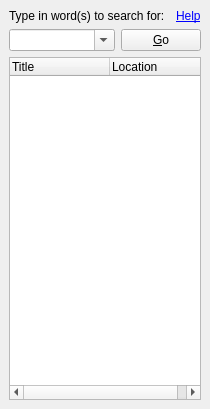
<ui version="4.0" >
 <class>TabSearch</class>
 <widget class="QWidget" name="TabSearch" >
  <property name="geometry" >
   <rect>
    <x>0</x>
    <y>0</y>
    <width>210</width>
    <height>409</height>
   </rect>
  </property>
  <property name="windowTitle" >
   <string>Form1</string>
  </property>
  <layout class="QVBoxLayout" >
   <property name="margin" >
    <number>9</number>
   </property>
   <property name="spacing" >
    <number>6</number>
   </property>
   <item>
    <layout class="QHBoxLayout" >
     <property name="margin" >
      <number>0</number>
     </property>
     <property name="spacing" >
      <number>6</number>
     </property>
     <item>
      <widget class="QLabel" name="label" >
       <property name="text" >
        <string>Type in word(s) to search for:</string>
       </property>
      </widget>
     </item>
     <item>
      <widget class="QLabel" name="lblHelp" >
       <property name="sizePolicy" >
        <sizepolicy>
         <hsizetype>0</hsizetype>
         <vsizetype>0</vsizetype>
         <horstretch>0</horstretch>
         <verstretch>0</verstretch>
        </sizepolicy>
       </property>
       <property name="text" >
        <string>&lt;a href="help">Help&lt;/a></string>
       </property>
       <property name="textFormat" >
        <enum>Qt::RichText</enum>
       </property>
      </widget>
     </item>
    </layout>
   </item>
   <item>
    <layout class="QHBoxLayout" >
     <property name="margin" >
      <number>0</number>
     </property>
     <property name="spacing" >
      <number>6</number>
     </property>
     <item>
      <widget class="QComboBox" name="searchBox" >
       <property name="sizePolicy" >
        <sizepolicy>
         <hsizetype>7</hsizetype>
         <vsizetype>0</vsizetype>
         <horstretch>2</horstretch>
         <verstretch>0</verstretch>
        </sizepolicy>
       </property>
       <property name="editable" >
        <bool>true</bool>
       </property>
       <property name="maxCount" >
        <number>10</number>
       </property>
      </widget>
     </item>
     <item>
      <widget class="QPushButton" name="btnGo" >
       <property name="text" >
        <string>&amp;Go</string>
       </property>
      </widget>
     </item>
    </layout>
   </item>
   <item>
    <widget class="QTreeWidget" name="tree" >
     <property name="rootIsDecorated" >
      <bool>false</bool>
     </property>
     <property name="itemsExpandable" >
      <bool>false</bool>
     </property>
     <property name="sortingEnabled" >
      <bool>false</bool>
     </property>
     <property name="allColumnsShowFocus" >
      <bool>true</bool>
     </property>
     <property name="columnCount" >
      <number>2</number>
     </property>
     <column>
      <property name="text" >
       <string>Title</string>
      </property>
     </column>
     <column>
      <property name="text" >
       <string>Location</string>
      </property>
     </column>
    </widget>
   </item>
  </layout>
 </widget>
 <layoutdefault spacing="6" margin="11" />
 <resources/>
 <connections/>
</ui>
